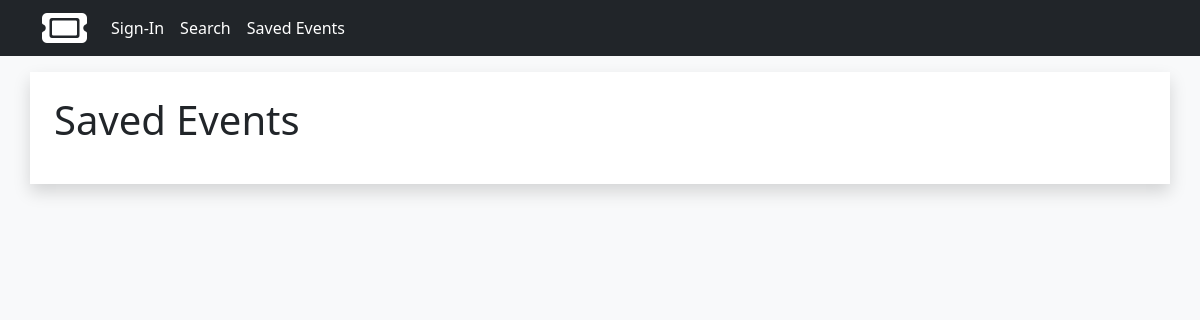
The app's page /view-events/, older data.
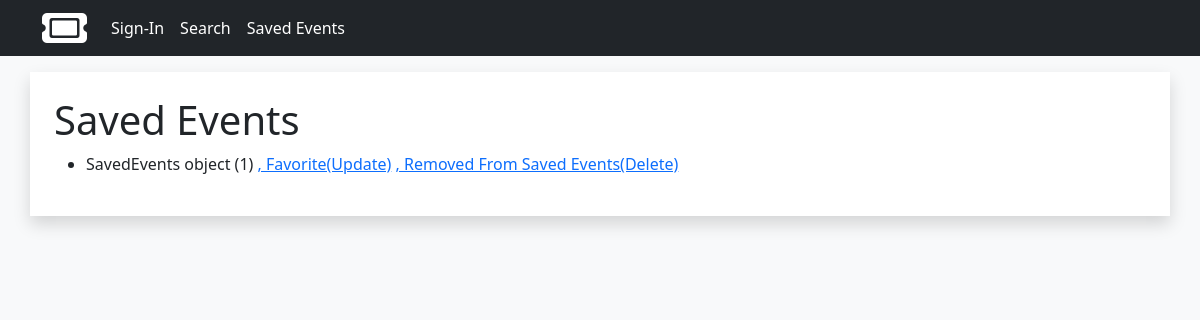
The same page, newer data.
### finalproject/models.py (models this page shows)
class SavedEvents(models.Model):
    name = models.CharField(max_length=64, default='')
    image = models.CharField(max_length=64, default='')
    date = models.CharField(max_length=64, default='')
    time = models.CharField(max_length=64, default='')
    venue = models.CharField(max_length=64, default='')
    city = models.CharField(max_length=64, default='')
    state = models.CharField(max_length=64, default='')
    address = models.CharField(max_length=64, default='')
    link = models.CharField(max_length=128, default='')

### finalproject/views.py (the view)
# urls.py: path('view-events/', views.view_events, name='view-events'),  # R, retrieve events from database to view
def view_events(request):  # view saved events
    events = SavedEvents.objects.all()
    context = {'events': events}
    return render(request, 'saved-events.html', context)

### templates/saved-events.html (shortened to what this page needs)
{% extends 'base.html' %}
{% block body %}
    <div class="container bg-white my-3 p-4 shadow">
        <div class="row justify-content-center">
            <div class="col-lg-12">
            <h1>Saved Events</h1>
                <ul>
                    {% for event in events %}
                        <li>
                        {{ event }}
                            <a href="{% url 'update-event' event.id %}">, Favorite(Update)</a>
                            <a href="{% url 'delete-event' event.id %}">, Removed From Saved Events(Delete)</a>
                        </li>
                    {% endfor %}
                </ul>
            </div>
        </div>
    </div>
{% endblock %}

### templates/base.html (shortened to what this page needs)
{% load static %}
<!Doctype html>
<html lang="en">
<head>
    <link href="https://cdn.jsdelivr.net/npm/bootstrap@5.3.2/dist/css/bootstrap.min.css" rel="stylesheet">
    <link rel="stylesheet" href="https://cdnjs.cloudflare.com/ajax/libs/font-awesome/6.5.0/css/all.min.css" />
    <link rel="stylesheet" href="{% static 'styles.css' %}">
</head>
<body class="bg-light">
<nav class="navbar navbar-expand bg-dark">
  <div class="container">
    <a class="navbar-brand text-white"><i class="fa-solid fa-ticket fa-2xl"></i></a>
      <ul class="navbar-nav me-auto mb-2 mb-lg-0">
          <li class="nav-item">
              <a class="nav-link text-white" href="{% url 'login' %}">Sign-In</a>
          </li>
          <li class="nav-item">
              <a class="nav-link text-white" href="{% url 'search-results' %}">Search</a>
          </li>
          <li class="nav-item">
              <a class="nav-link text-white" href="{% url 'view-events' %}">Saved Events</a>
          </li>
      </ul>
  </div>
</nav>
{% block body %}
{% endblock %}
</body>
</html>

Row changes from the older to the newer data that the page shows:
added SavedEvents: id "SavedEvents object (1)"
